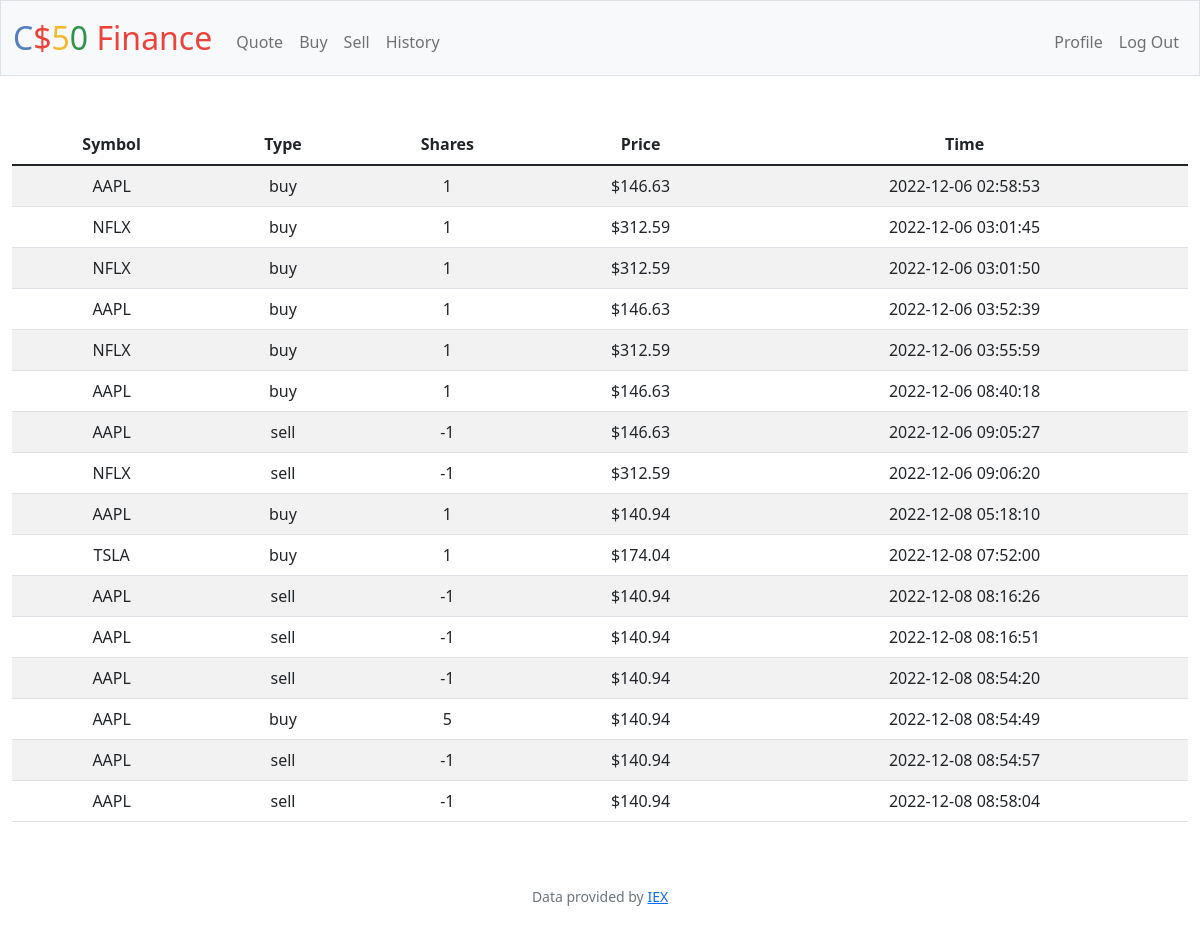
Screenshot of /history (signed in) with the database file from the repository.
### tables this page shows
CREATE TABLE transactions(
    id INTEGER PRIMARY KEY AUTOINCREMENT,
    user_id INTEGER NOT NULL, 
    name TEXT NOT NULL, 
    shares INTEGER NOT NULL, 
    price NUMERIC NOT NULL, 
    type TEXT NOT NULL, 
    symbol TEXT NOT NULL, 
    time TIMESTAMP DEFAULT CURRENT_TIMESTAMP, 
    FOREIGN KEY(user_id) REFERENCES users(id)
);

### app.py (the view)
@app.route("/history")
@login_required
def history():
    uid = session["user_id"]
    hist = db.execute("SELECT type, symbol, price, shares, time FROM transactions WHERE user_id = ?", uid)
    return render_template("history.html", histo=hist, usd=usd)

### app.py (called while the page is built)
@app.after_request
def after_request(response):
    response.headers["Cache-Control"] = "no-cache, no-store, must-revalidate"
    response.headers["Expires"] = 0
    response.headers["Pragma"] = "no-cache"
    return response

### helpers.py (called while the page is built)
def login_required(f):
    @wraps(f)
    def decorated_function(*args, **kwargs):
        if session.get("user_id") is None:
            return redirect("/login")
        return f(*args, **kwargs)
    return decorated_function

def usd(value):
    return f"${value:,.2f}"

### templates/history.html (shortened to what this page needs)
{% extends "layout.html" %}
{% block main %}
<table class="table table-striped">
    <thead>
        <tr>
            <th>Symbol</th>
            <th>Type</th>
            <th>Shares</th>
            <th>Price</th>
            <th>Time</th>
        </tr>
    </thead>
    <tbody>
        {% for transact in histo %}
        <tr>
            <td>{{ transact["symbol"].upper()}}</td>
            <td>{{ transact["type"]}}</td>
            <td>{{ transact["shares"]}}</td>
            <td>{{ usd(transact["price"]) }}</td>
            <td>{{ transact["time"]}}</td>
        </tr>
        {% endfor %}
</table>
{% endblock %}

### rows the page displays
transactions: price "$146.63"
transactions: price "$312.59"
transactions: price "$312.59"
transactions: price "$146.63"
transactions: price "$312.59"
transactions: price "$146.63"
transactions: price "$146.63"
transactions: price "$312.59"
transactions: price "$140.94"
transactions: price "$174.04"
transactions: price "$140.94"
transactions: price "$140.94"
transactions: price "$140.94"
transactions: price "$140.94"
transactions: price "$140.94"
transactions: price "$140.94"
